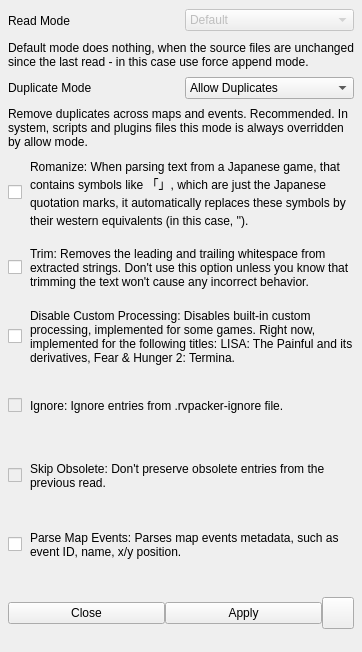
<?xml version="1.0" encoding="UTF-8"?>
<ui version="4.0">
 <class>ReadMenu</class>
 <widget class="QWidget" name="ReadMenu">
  <property name="geometry">
   <rect>
    <x>0</x>
    <y>0</y>
    <width>362</width>
    <height>652</height>
   </rect>
  </property>
  <property name="windowTitle">
   <string notr="true"/>
  </property>
  <layout class="QVBoxLayout" name="verticalLayout_3">
   <property name="spacing">
    <number>8</number>
   </property>
   <property name="leftMargin">
    <number>8</number>
   </property>
   <property name="topMargin">
    <number>8</number>
   </property>
   <property name="rightMargin">
    <number>8</number>
   </property>
   <property name="bottomMargin">
    <number>8</number>
   </property>
   <item>
    <widget class="QWidget" name="readModeWidget" native="true">
     <layout class="QVBoxLayout" name="verticalLayout">
      <property name="spacing">
       <number>8</number>
      </property>
      <property name="leftMargin">
       <number>0</number>
      </property>
      <property name="topMargin">
       <number>0</number>
      </property>
      <property name="rightMargin">
       <number>0</number>
      </property>
      <property name="bottomMargin">
       <number>0</number>
      </property>
      <item>
       <widget class="QWidget" name="widget_2" native="true">
        <layout class="QHBoxLayout" name="horizontalLayout">
         <property name="spacing">
          <number>8</number>
         </property>
         <property name="leftMargin">
          <number>0</number>
         </property>
         <property name="topMargin">
          <number>0</number>
         </property>
         <property name="rightMargin">
          <number>0</number>
         </property>
         <property name="bottomMargin">
          <number>0</number>
         </property>
         <item>
          <widget class="QLabel" name="label">
           <property name="sizePolicy">
            <sizepolicy hsizetype="Minimum" vsizetype="Preferred">
             <horstretch>0</horstretch>
             <verstretch>0</verstretch>
            </sizepolicy>
           </property>
           <property name="text">
            <string>Read Mode</string>
           </property>
          </widget>
         </item>
         <item>
          <widget class="QComboBox" name="readModeSelect">
           <property name="enabled">
            <bool>false</bool>
           </property>
           <property name="maxVisibleItems">
            <number>4</number>
           </property>
           <property name="maxCount">
            <number>4</number>
           </property>
           <item>
            <property name="text">
             <string>Default</string>
            </property>
           </item>
           <item>
            <property name="text">
             <string>Force</string>
            </property>
           </item>
           <item>
            <property name="text">
             <string>Append</string>
            </property>
           </item>
           <item>
            <property name="text">
             <string>Force Append</string>
            </property>
           </item>
          </widget>
         </item>
        </layout>
       </widget>
      </item>
      <item>
       <widget class="QLabel" name="readModeLabel">
        <property name="text">
         <string>Default mode does nothing, when the source files are unchanged since the last read - in this case use force append mode.</string>
        </property>
        <property name="wordWrap">
         <bool>true</bool>
        </property>
       </widget>
      </item>
     </layout>
    </widget>
   </item>
   <item>
    <widget class="QWidget" name="duplicateModeWidget" native="true">
     <layout class="QVBoxLayout" name="verticalLayout_2">
      <property name="spacing">
       <number>8</number>
      </property>
      <property name="leftMargin">
       <number>0</number>
      </property>
      <property name="topMargin">
       <number>0</number>
      </property>
      <property name="rightMargin">
       <number>0</number>
      </property>
      <property name="bottomMargin">
       <number>0</number>
      </property>
      <item>
       <widget class="QWidget" name="widget_4" native="true">
        <layout class="QHBoxLayout" name="horizontalLayout_2">
         <property name="spacing">
          <number>8</number>
         </property>
         <property name="leftMargin">
          <number>0</number>
         </property>
         <property name="topMargin">
          <number>0</number>
         </property>
         <property name="rightMargin">
          <number>0</number>
         </property>
         <property name="bottomMargin">
          <number>0</number>
         </property>
         <item>
          <widget class="QLabel" name="label_3">
           <property name="sizePolicy">
            <sizepolicy hsizetype="Minimum" vsizetype="Preferred">
             <horstretch>0</horstretch>
             <verstretch>0</verstretch>
            </sizepolicy>
           </property>
           <property name="text">
            <string>Duplicate Mode</string>
           </property>
          </widget>
         </item>
         <item>
          <widget class="QComboBox" name="duplicateModeSelect">
           <property name="maxVisibleItems">
            <number>2</number>
           </property>
           <property name="maxCount">
            <number>2</number>
           </property>
           <item>
            <property name="text">
             <string>Allow Duplicates</string>
            </property>
           </item>
           <item>
            <property name="text">
             <string>Remove Duplicates</string>
            </property>
           </item>
          </widget>
         </item>
        </layout>
       </widget>
      </item>
      <item>
       <widget class="QLabel" name="duplicateModeLabel">
        <property name="text">
         <string>Remove duplicates across maps and events. Recommended. In system, scripts and plugins files this mode is always overridden by allow mode.</string>
        </property>
        <property name="wordWrap">
         <bool>true</bool>
        </property>
       </widget>
      </item>
     </layout>
    </widget>
   </item>
   <item>
    <widget class="QWidget" name="romanizeWidget" native="true">
     <layout class="QHBoxLayout" name="horizontalLayout_4">
      <property name="spacing">
       <number>8</number>
      </property>
      <property name="leftMargin">
       <number>0</number>
      </property>
      <property name="topMargin">
       <number>0</number>
      </property>
      <property name="rightMargin">
       <number>0</number>
      </property>
      <property name="bottomMargin">
       <number>0</number>
      </property>
      <item alignment="Qt::AlignmentFlag::AlignLeft">
       <widget class="QCheckBox" name="romanizeCheckbox">
        <property name="sizePolicy">
         <sizepolicy hsizetype="Expanding" vsizetype="Fixed">
          <horstretch>0</horstretch>
          <verstretch>0</verstretch>
         </sizepolicy>
        </property>
        <property name="text">
         <string/>
        </property>
       </widget>
      </item>
      <item>
       <widget class="QLabel" name="label_2">
        <property name="sizePolicy">
         <sizepolicy hsizetype="Expanding" vsizetype="Preferred">
          <horstretch>0</horstretch>
          <verstretch>0</verstretch>
         </sizepolicy>
        </property>
        <property name="text">
         <string>Romanize: When parsing text from a Japanese game, that contains symbols like 「」, which are just the Japanese quotation marks, it automatically replaces these symbols by their western equivalents (in this case, '').</string>
        </property>
        <property name="wordWrap">
         <bool>true</bool>
        </property>
       </widget>
      </item>
     </layout>
    </widget>
   </item>
   <item>
    <widget class="QWidget" name="trimWidget" native="true">
     <layout class="QHBoxLayout" name="horizontalLayout_8">
      <property name="spacing">
       <number>8</number>
      </property>
      <property name="leftMargin">
       <number>0</number>
      </property>
      <property name="topMargin">
       <number>0</number>
      </property>
      <property name="rightMargin">
       <number>0</number>
      </property>
      <property name="bottomMargin">
       <number>0</number>
      </property>
      <item alignment="Qt::AlignmentFlag::AlignLeft">
       <widget class="QCheckBox" name="trimCheckbox">
        <property name="sizePolicy">
         <sizepolicy hsizetype="Expanding" vsizetype="Fixed">
          <horstretch>0</horstretch>
          <verstretch>0</verstretch>
         </sizepolicy>
        </property>
        <property name="text">
         <string/>
        </property>
       </widget>
      </item>
      <item>
       <widget class="QLabel" name="label_7">
        <property name="sizePolicy">
         <sizepolicy hsizetype="Expanding" vsizetype="Preferred">
          <horstretch>0</horstretch>
          <verstretch>0</verstretch>
         </sizepolicy>
        </property>
        <property name="text">
         <string>Trim: Removes the leading and trailing whitespace from extracted strings. Don't use this option unless you know that trimming the text won't cause any incorrect behavior.</string>
        </property>
        <property name="wordWrap">
         <bool>true</bool>
        </property>
       </widget>
      </item>
     </layout>
    </widget>
   </item>
   <item>
    <widget class="QWidget" name="disableCustomProcessingWidget" native="true">
     <layout class="QHBoxLayout" name="horizontalLayout_7">
      <property name="spacing">
       <number>8</number>
      </property>
      <property name="leftMargin">
       <number>0</number>
      </property>
      <property name="topMargin">
       <number>0</number>
      </property>
      <property name="rightMargin">
       <number>0</number>
      </property>
      <property name="bottomMargin">
       <number>0</number>
      </property>
      <item alignment="Qt::AlignmentFlag::AlignLeft">
       <widget class="QCheckBox" name="disableCustomProcessingCheckbox">
        <property name="sizePolicy">
         <sizepolicy hsizetype="Expanding" vsizetype="Fixed">
          <horstretch>0</horstretch>
          <verstretch>0</verstretch>
         </sizepolicy>
        </property>
        <property name="text">
         <string/>
        </property>
       </widget>
      </item>
      <item>
       <widget class="QLabel" name="label_6">
        <property name="sizePolicy">
         <sizepolicy hsizetype="Expanding" vsizetype="Preferred">
          <horstretch>0</horstretch>
          <verstretch>0</verstretch>
         </sizepolicy>
        </property>
        <property name="text">
         <string>Disable Custom Processing: Disables built-in custom processing, implemented for some games. Right now, implemented for the following titles: LISA: The Painful and its derivatives, Fear &amp; Hunger 2: Termina.</string>
        </property>
        <property name="wordWrap">
         <bool>true</bool>
        </property>
       </widget>
      </item>
     </layout>
    </widget>
   </item>
   <item>
    <widget class="QWidget" name="ignoreWidget" native="true">
     <layout class="QHBoxLayout" name="horizontalLayout_6">
      <property name="spacing">
       <number>8</number>
      </property>
      <property name="leftMargin">
       <number>0</number>
      </property>
      <property name="topMargin">
       <number>0</number>
      </property>
      <property name="rightMargin">
       <number>0</number>
      </property>
      <property name="bottomMargin">
       <number>0</number>
      </property>
      <item alignment="Qt::AlignmentFlag::AlignLeft">
       <widget class="QCheckBox" name="ignoreCheckbox">
        <property name="enabled">
         <bool>false</bool>
        </property>
        <property name="sizePolicy">
         <sizepolicy hsizetype="Expanding" vsizetype="Fixed">
          <horstretch>0</horstretch>
          <verstretch>0</verstretch>
         </sizepolicy>
        </property>
        <property name="text">
         <string/>
        </property>
       </widget>
      </item>
      <item>
       <widget class="QLabel" name="label_5">
        <property name="sizePolicy">
         <sizepolicy hsizetype="Expanding" vsizetype="Preferred">
          <horstretch>0</horstretch>
          <verstretch>0</verstretch>
         </sizepolicy>
        </property>
        <property name="text">
         <string>Ignore: Ignore entries from .rvpacker-ignore file.</string>
        </property>
        <property name="wordWrap">
         <bool>true</bool>
        </property>
       </widget>
      </item>
     </layout>
    </widget>
   </item>
   <item>
    <widget class="QWidget" name="skipObsoleteWidget" native="true">
     <layout class="QHBoxLayout" name="horizontalLayout_5">
      <property name="spacing">
       <number>8</number>
      </property>
      <property name="leftMargin">
       <number>0</number>
      </property>
      <property name="topMargin">
       <number>0</number>
      </property>
      <property name="rightMargin">
       <number>0</number>
      </property>
      <property name="bottomMargin">
       <number>0</number>
      </property>
      <item alignment="Qt::AlignmentFlag::AlignLeft">
       <widget class="QCheckBox" name="skipObsoleteCheckbox">
        <property name="enabled">
         <bool>false</bool>
        </property>
        <property name="sizePolicy">
         <sizepolicy hsizetype="Expanding" vsizetype="Fixed">
          <horstretch>0</horstretch>
          <verstretch>0</verstretch>
         </sizepolicy>
        </property>
        <property name="text">
         <string/>
        </property>
       </widget>
      </item>
      <item>
       <widget class="QLabel" name="label_4">
        <property name="sizePolicy">
         <sizepolicy hsizetype="Expanding" vsizetype="Preferred">
          <horstretch>0</horstretch>
          <verstretch>0</verstretch>
         </sizepolicy>
        </property>
        <property name="text">
         <string>Skip Obsolete: Don't preserve obsolete entries from the previous read.</string>
        </property>
        <property name="wordWrap">
         <bool>true</bool>
        </property>
       </widget>
      </item>
     </layout>
    </widget>
   </item>
   <item>
    <widget class="QWidget" name="widget" native="true">
     <layout class="QHBoxLayout" name="horizontalLayout_3">
      <property name="spacing">
       <number>8</number>
      </property>
      <property name="leftMargin">
       <number>0</number>
      </property>
      <property name="topMargin">
       <number>0</number>
      </property>
      <property name="rightMargin">
       <number>0</number>
      </property>
      <property name="bottomMargin">
       <number>0</number>
      </property>
      <item alignment="Qt::AlignmentFlag::AlignLeft">
       <widget class="QCheckBox" name="mapEventsCheckbox">
        <property name="enabled">
         <bool>true</bool>
        </property>
        <property name="text">
         <string/>
        </property>
       </widget>
      </item>
      <item>
       <widget class="QLabel" name="label_8">
        <property name="sizePolicy">
         <sizepolicy hsizetype="Expanding" vsizetype="Preferred">
          <horstretch>0</horstretch>
          <verstretch>0</verstretch>
         </sizepolicy>
        </property>
        <property name="text">
         <string>Parse Map Events: Parses map events metadata, such as event ID, name, x/y position.</string>
        </property>
        <property name="wordWrap">
         <bool>true</bool>
        </property>
       </widget>
      </item>
     </layout>
    </widget>
   </item>
   <item>
    <widget class="QWidget" name="widget_3" native="true">
     <layout class="QHBoxLayout" name="horizontalLayout_9">
      <property name="spacing">
       <number>0</number>
      </property>
      <property name="leftMargin">
       <number>0</number>
      </property>
      <property name="topMargin">
       <number>0</number>
      </property>
      <property name="rightMargin">
       <number>0</number>
      </property>
      <property name="bottomMargin">
       <number>0</number>
      </property>
      <item>
       <widget class="QPushButton" name="closeButton">
        <property name="text">
         <string>Close</string>
        </property>
       </widget>
      </item>
      <item>
       <widget class="QPushButton" name="applyButton">
        <property name="text">
         <string>Apply</string>
        </property>
       </widget>
      </item>
      <item>
       <widget class="QPushButton" name="fileSelectButton">
        <property name="sizePolicy">
         <sizepolicy hsizetype="Fixed" vsizetype="Fixed">
          <horstretch>0</horstretch>
          <verstretch>0</verstretch>
         </sizepolicy>
        </property>
        <property name="minimumSize">
         <size>
          <width>32</width>
          <height>32</height>
         </size>
        </property>
        <property name="maximumSize">
         <size>
          <width>32</width>
          <height>32</height>
         </size>
        </property>
        <property name="text">
         <string/>
        </property>
        <property name="icon">
         <iconset resource="../../resources.qrc">
          <normaloff>:/icons/files.svg</normaloff>:/icons/files.svg</iconset>
        </property>
        <property name="iconSize">
         <size>
          <width>20</width>
          <height>20</height>
         </size>
        </property>
       </widget>
      </item>
     </layout>
    </widget>
   </item>
  </layout>
 </widget>
 <resources>
  <include location="../../resources.qrc"/>
 </resources>
 <connections/>
</ui>
